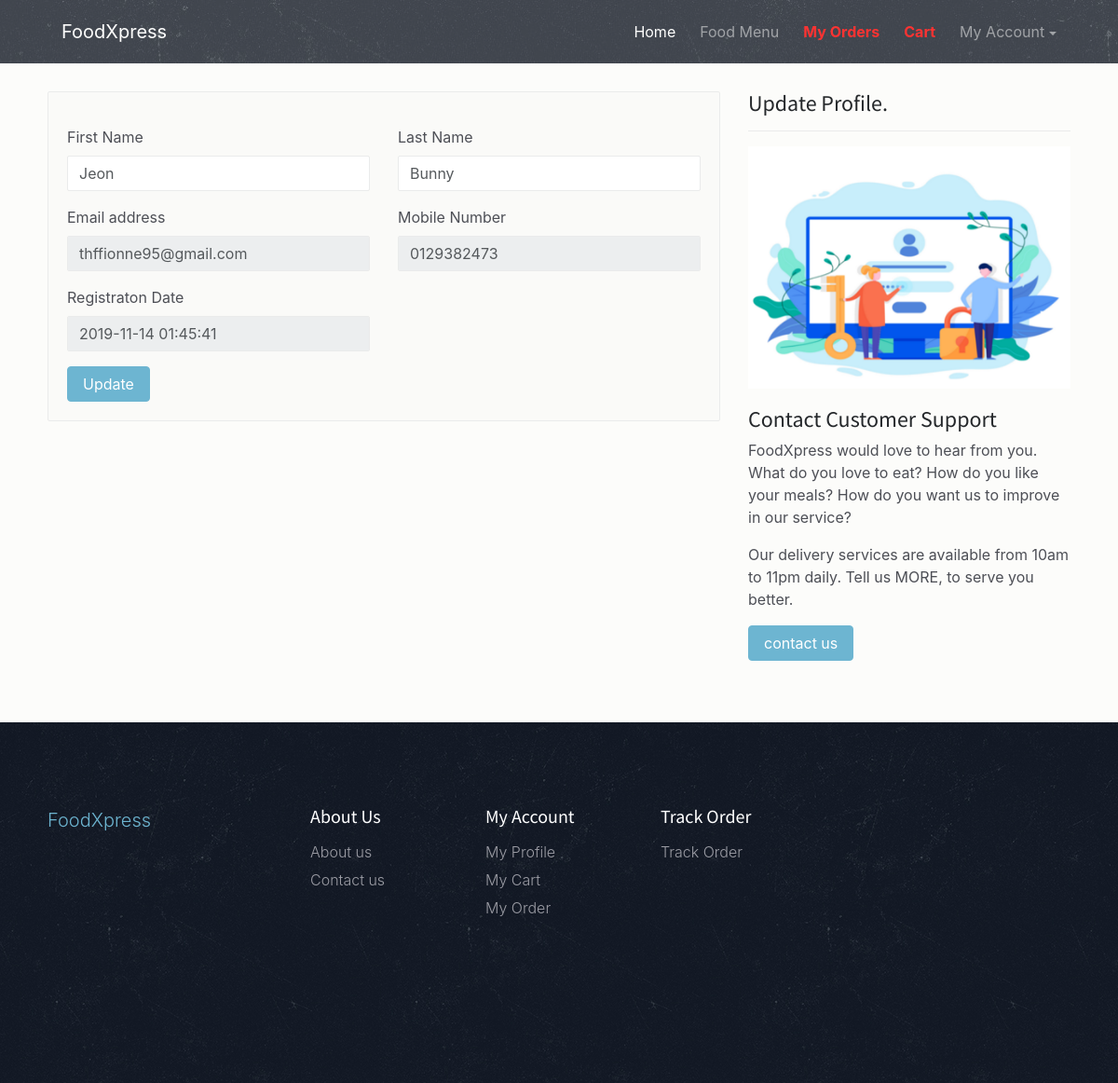
The page /profile.php (signed in) on the database its author committed.
### tables this page shows
CREATE TABLE `tbl_user` (
  `id` int(11) NOT NULL,
  `firstName` varchar(50) DEFAULT NULL,
  `lastName` varchar(50) DEFAULT NULL,
  `email` varchar(120) DEFAULT NULL,
  `mobileNumber` varchar(120) DEFAULT NULL,
  `password` varchar(120) DEFAULT NULL,
  `registrationDate` timestamp NOT NULL DEFAULT CURRENT_TIMESTAMP
);

### profile.php (the view, shortened to what this page needs)
<?php
include('includes/dbconnection.php');
if (strlen($_SESSION['fdsuserid']==0)) {
  header('location:logout.php');
  } else{
 ?>
<!DOCTYPE html>
<html lang="en">
<head>
    <link href="css/bootstrap.min.css" rel="stylesheet">
    <link href="css/font-awesome.min.css" rel="stylesheet">
    <link href="css/animsition.min.css" rel="stylesheet">
    <link href="css/animate.css" rel="stylesheet">
    <link href="css/style.css" rel="stylesheet"> </head>
<body>
     <div class="site-wrapper animsition" data-animsition-in="fade-in" data-animsition-out="fade-out">
         <header id="header" class="header-scroll top-header headrom">
            <?php include('includes/header.php');?>
         </header>
         <div class="page-wrapper">
            <section class="contact-page inner-page">
               <div class="container">
                  <div class="row">
                     <div class="col-md-8">
                        <div class="widget">
                           <div class="widget-body">
                              <form action="" name="submit" method="post">
                                <?php
$pid=$_SESSION['fdsuserid'];
$ret=mysqli_query($con,"select * from tbl_user where id='$pid'");
while ($row=mysqli_fetch_array($ret)) {
?>
                                 <div class="row">
                                    <div class="form-group col-sm-6">
                                       <label for="exampleInputEmail1">First Name</label>
                                       <input class="form-control" type="text" value="<?php  echo $row['firstName'];?>" id="firstname" name="firstname" required="true">
                                    </div>
                                    <div class="form-group col-sm-6">
                                       <label for="exampleInputEmail1">Last Name</label>
                                       <input class="form-control" type="text" value="<?php  echo $row['lastName'];?>" id="lastname" name="lastname" required="true">
                                    </div>
                                    <div class="form-group col-sm-6">
                                       <label for="exampleInputEmail1">Email address</label>
                                       <input type="email" class="form-control" id="email" aria-describedby="emailHelp" placeholder="Enter email" name="email" value="<?php  echo $row['email'];?>" required="true" readonly='true'>
                                    </div>
                                    <div class="form-group col-sm-6">
                                       <label for="exampleInputEmail1">Mobile Number</label>
                                       <input class="form-control" type="text" id="mobilenumber" name="mobilenumber" value="<?php  echo $row['mobileNumber'];?>" readonly="true">
                                    </div>
                                    <div class="form-group col-sm-6">
                                       <label for="exampleInputEmail1">Registraton Date</label>
                                       <input class="form-control" type="text" id="regdate" name="regdate" value="<?php  echo $row['registrationDate'];?>" readonly="true">
                                    </div>
                                                                     </div>
                                                                   <?php } ?>
                                 <div class="row">
                                    <div class="col-sm-4">
                                      <button type="submit" name="submit" class="btn theme-btn"><i class="ft-user"></i>Update</button>
                                    </div>
                                 </div>
                              </form>
                           </div>
                        </div>
                     </div>
                     <div class="col-md-4">
                        <h4>Update Profile.</h4>
                        <hr>
                        <img src="images/profile.png" alt="" class="img-fluid">
                        <h4 class="m-t-20">Contact Customer Support</h4>
                        <p> FoodXpress would love to hear from you. What do you love to eat? How do you like your meals? How do you want us to improve in our service?</p>
                        <p>Our delivery services are available from 10am to 11pm daily. Tell us MORE, to serve you better. </p>
                        <p> <a href="contact.php" class="btn theme-btn m-t-15">contact us</a> </p>
                     </div>
                  </div>
               </div>
            </section>
           <?php include('includes/footer.php');?>
         </div>
      </div>
</body>
</html>
<?php  } ?>

### css/style.css (style rules this page uses)
body { background: rgba(252, 251, 249, 0.68); font-size: 16px; color: #4d4f56; font-weight: 400; overflow-x: hidden; }
.h1, .h2, .h3, .h4, .h5, .h6, h1, h2, h3, h4, h5, h6 { font-family: "Source Sans Pro", sans-serif; color: #25282b; }
a { color: #6db5d1; }
hr { margin-top: 1rem; margin-bottom: 1rem; border: 0; border-top: 1px solid #eaebeb; }
.container { max-width: 1270px; width: 94%; }
.page-wrapper { padding-top: 68px; }
.inner-page { margin-top: 30px; margin-bottom: 50px }
.form-control { border: 1px solid #eaebeb; font-size: 1rem !important; border-radius: 2px; }
.form-control-lg, .dropdown-menu, .btn, .btn-group-lg>.btn, .btn-lg, .img-rounded { border-radius: 2px }
.btn { transition: all .4s; }
.theme-btn { background-color: #6db5d1; border-color: #6db5d1; color: #fff }
.theme-btn-dash:hover, .theme-btn, .theme-btn.btn-lg:hover, .btn-secondary:hover { background-color: #6db5d1; color: #fff; border: 1px solid #6db5d1; border-radius:4px; font-size: 1rem !important; }
.m-t-20 { margin-top: 20px }
#header { position: fixed; width: 100%; border: 0; z-index: 99; }
.widget { border: 1px solid #eaebeb; background: #fafaf8; border-radius: 3px; margin-bottom: 20px; }
.menu-widget, .widget { border: 1px solid #eaebeb; background: #fafaf8; border-radius: 2px; position: relative; }
.widget-body { padding: 20px; }

### rows shown on the page
tbl_user: firstname "Jeon", lastname "Bunny", email "thffionne95@gmail.com", mobilenumber "0129382473", regdate "2019-11-14 01:45:41"
